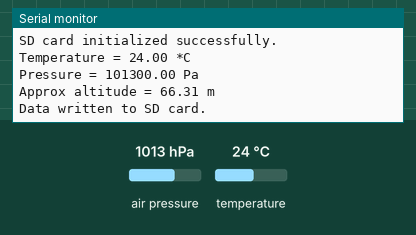
The sketch below on a simulated Arduino Uno, built with avr-gcc and run on an emulated ATmega328P. Parts: the last lines printed to the serial monitor. The test bench sets the inputs (shaded band); at power-on: air pressure 1013 hPa, temperature 24 °C. Storage starts empty.

Above: at 1.2 s.
1.3 s: air pressure set to 952 hPa
At 3.3 s:
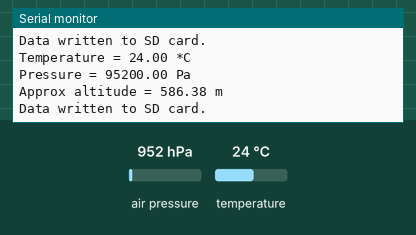
3.6 s: temperature set to 12 °C
5.9 s: air pressure set to 975 hPa
At 7.6 s:
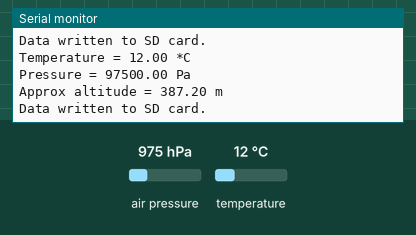
Timing chart, 0 to 9.1 s (numbered marks = the images above; inputs shaded):
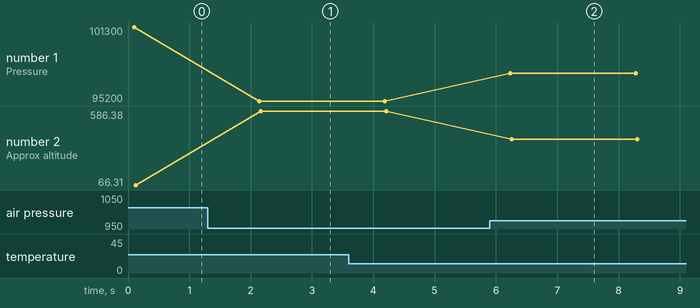

Measured:
- after the input at 1.3 s, the serial monitor: prints a new line after 0.84 s (image 1)
- after the input at 5.9 s, the serial monitor: prints a new line after 0.33 s (image 2)
- plotted number 1: 101300 → 95200 after the input at 1.3 s, 95200 → 97500 after the input at 5.9 s
- plotted number 2: 66.31 → 586.38 after the input at 1.3 s, 586.38 → 387.2 after the input at 5.9 s

The sketch:

BMPsavingdata.ino
```cpp
#include <Wire.h>
#include <SPI.h>
#include <Adafruit_BMP280.h>
#include <SD.h>

#define BMP_SCK  (13)
#define BMP_MISO (12)
#define BMP_MOSI (11)
#define BMP_CS   (10)
#define SD_CS    (4) // Chip select pin for the SD card

Adafruit_BMP280 bmp; // I2C
File dataFile;        // File object for writing to the SD card

void setup() {
  Serial.begin(9600);
  while (!Serial) delay(100); // Wait for Serial Monitor to connect (for native USB)

  Serial.println(F("Initializing BMP280 and SD card..."));

  // Initialize BMP280 sensor
  if (!bmp.begin()) {
    Serial.println(F("Could not find a valid BMP280 sensor, check wiring!"));
    while (1) delay(10);
  }

  // Set BMP280 sampling
  bmp.setSampling(Adafruit_BMP280::MODE_NORMAL,     /* Operating Mode. */
                  Adafruit_BMP280::SAMPLING_X2,     /* Temp. oversampling */
                  Adafruit_BMP280::SAMPLING_X16,    /* Pressure oversampling */
                  Adafruit_BMP280::FILTER_X16,      /* Filtering. */
                  Adafruit_BMP280::STANDBY_MS_500); /* Standby time. */

  // Initialize SD card
  if (!SD.begin(SD_CS)) {
    Serial.println(F("SD card initialization failed!"));
    while (1) delay(10);
  }
  Serial.println(F("SD card initialized successfully."));
}

void loop() {
  // Read BMP280 sensor data
  float temperature = bmp.readTemperature();
  float pressure = bmp.readPressure();
  float altitude = bmp.readAltitude(1021); // 1013.25 is defaul value,
//currently using pressure reading from Davis

  // Print data to Serial Monitor
  Serial.print(F("Temperature = "));
  Serial.print(temperature);
  Serial.println(" *C");

  Serial.print(F("Pressure = "));
  Serial.print(pressure);
  Serial.println(" Pa");

  Serial.print(F("Approx altitude = "));
  Serial.print(altitude);
  Serial.println(" m");

  Serial.println();

  // Open the file for appending data
  dataFile = SD.open("data.txt", FILE_WRITE);
  if (dataFile) {
    // Write sensor data to the file
    dataFile.print(F("Temperature = "));
    dataFile.print(temperature);
    dataFile.println(" *C");

    dataFile.print(F("Pressure = "));
    dataFile.print(pressure);
    dataFile.println(" Pa");

    dataFile.print(F("Approx altitude = "));
    dataFile.print(altitude);
    dataFile.println(" m");

    dataFile.println();
    dataFile.close(); // Close the file
    Serial.println(F("Data written to SD card."));
  } else {
    Serial.println(F("Error opening data.txt for writing."));
  }

  delay(2000); // Delay before the next reading
}
```
